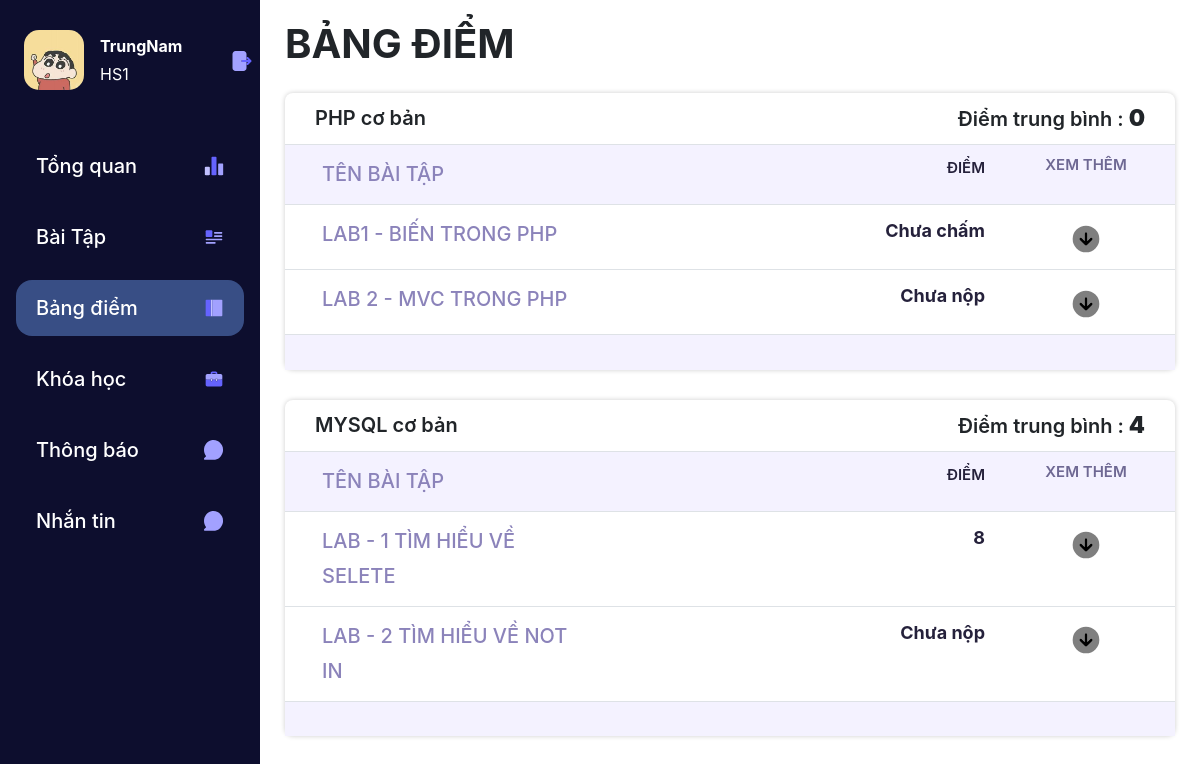
Page /sinhvien/index.php?act=bangdiem (signed in) on the committed database.
### tables this page shows
CREATE TABLE `khoahoc` (
  `id` int(11) NOT NULL,
  `tenkhoa` varchar(255) NOT NULL,
  `hinh` text NOT NULL,
  `mota` text NOT NULL,
  `chude` int(11) NOT NULL
);

CREATE TABLE `baitap` (
  `idbaitap` int(11) NOT NULL,
  `tenbaitap` varchar(255) NOT NULL,
  `hinh` text NOT NULL,
  `motabt` text NOT NULL,
  `idlop` int(11) NOT NULL,
  `ngaygiao` date NOT NULL,
  `ngayhethan` date NOT NULL
);

CREATE TABLE `upfile` (
  `idfile` int(11) NOT NULL,
  `file` text NOT NULL,
  `idbaitap` int(11) NOT NULL,
  `idsv` int(11) NOT NULL,
  `ngaynop` date NOT NULL COMMENT 'ngày giờ nộp',
  `diem` tinyint(1) DEFAULT NULL
);

### sinhvien/index.php (called while the page is built)
<?php
    require_once "../sinhvien/controllers/index.php";
?>

### system/conn.php (called while the page is built, shortened)
<?php
function ketnoidb()
{
    $servername = "localhost";
    $username = "root";
    $password = "";
    try {
        $conn = new PDO("mysql:host=$servername;dbname=duan1", $username, $password);
        $conn->setAttribute(PDO::ATTR_ERRMODE, PDO::ERRMODE_EXCEPTION);
        return $conn;
    } catch (PDOException $e) {
    }
}
function laydulieu($sql)   {
    $conn = ketnoidb();
    $result = $conn->query($sql);
    $row = $result->fetchAll(PDO::FETCH_ASSOC);
    return $row;
    }
function laymot($sql) {
        $conn = ketnoidb();
        $result = $conn->query($sql);
        $row = $result->fetch(PDO::FETCH_ASSOC);
        return $row;
    }
?>

### sinhvien/models/index.php (called while the page is built, shortened)
<?php
function checknopbai($idbt){
    return laymot("SELECT * FROM `upfile` WHERE idsv = $_SESSION[iddn] and idbaitap = $idbt");
}
function layBaiTapByKH($idkh){
    return laydulieu("SELECT * FROM baitap WHERE idlop IN (SELECT idlop FROM sv_lop WHERE idsv = $_SESSION[iddn]) AND idlop IN (SELECT id FROM lop WHERE idkhoa = $idkh)");
}
function khoahocdadk(){
    return laydulieu("SELECT * FROM khoahoc WHERE id in (SELECT idkhoa FROM lop WHERE id IN (SELECT idlop FROM sv_lop WHERE idsv = $_SESSION[iddn]))");
}
?>

### sinhvien/views/bangdiem.php (the view, shortened to what this page needs)
<div class="header-box">
    <div class="tieude h1">BẢNG ĐIỂM</div>
</div>
<?php
    $allkh = khoahocdadk();
    foreach ($allkh as $kh) {
        $tenkh = $kh['tenkhoa'];
        $baitapkh = layBaiTapByKH($kh['id']);
        $slbt = 0;
        $tongdiem = 0;
        foreach ($baitapkh as $btap) {
            $slbt++;
            $tongdiem += checknopbai($btap['idbaitap'])['diem'];
        }
        $dtb = $tongdiem/$slbt;
        if($dtb >= 0) $tb = $dtb;
        else $tb = 0;
?>
<div class="bangdiem">
    <div class="tdbangdiem">
        <?=$tenkh?> <span>Điểm trung bình : <strong><?=$tb?><strong></span>
    </div>
    <table class="table tbbangdiem">
        <tr class="bgtimnhat">
            <td>TÊN BÀI TẬP</td>
            <td></td>
            <td>ĐIỂM</td>
            <td>XEM THÊM</td>
        </tr>
        <?php
            foreach ($baitapkh as $bt) {
                $diem = checknopbai($bt['idbaitap']);
                if($diem['diem'] != ''){
                    $diembt = $diem['diem'];
                }
                else{
                    if(!is_array($diem)) $diembt = 'Chưa nộp';
                    else $diembt = 'Chưa chấm';
                }
        ?>
        <tr>
            <td>
                <?=$bt['tenbaitap']?>
            </td>
            <td></td>
            <td>
                <span><?=$diembt?></span>
            </td>
            <td>
            <a href="index.php?act=nopbaitap&idbt=<?=$bt['idbaitap']?>">
                </a>
            </td>
        </tr>
           <?php }?>
        <tr class="bgtimnhat">
            <td></td>
            <td></td>
            <td></td>
            <td></td>
        </tr>
    </table>
</div>
<?php }?>

### sinhvien/views/css/style.css (style rules this page uses)
* { margin: 0; padding: 0; }
body { height: 100vh; }
.tieude { font-weight: bold !important; margin-bottom: 25px !important; }
.bangdiem { width: 100%; box-shadow: 0px 0px 5px rgba(0, 0, 0, 0.2); border-radius: 8px; margin-bottom: 30px; }
.tdbangdiem { width: 100%; height: 50px; font-size: 20px; font-weight: 600; line-height: 50px; padding: 0 30px; }
.tdbangdiem span { float: right; }
.tdbangdiem span strong { font-size: 23px; }
.tbbangdiem { font-weight: normal !important; text-align: left; }
.tbbangdiem tr { height: 35px; }
.bgtimnhat { background-color: #F4F2FF; }
.bgtimnhat td { color: #6E6893; font-style: normal; font-weight: 600; font-size: 15px; }
.tbbangdiem tr td:nth-child(2), .tbbangdiem tr td:nth-child(1) { width: 670px; color: #25213B; font-weight: 500; }
.tbbangdiem tr td:nth-child(3) { width: 300px; color: #25213B; font-weight: 600; text-align: right; }
.tbbangdiem tr td:nth-child(3) span { font-weight: 700 !important; font-size: 18px; }
.tbbangdiem tr td:nth-child(4) { line-height: 40px; width: 20%; text-align: center !important; }
.tbbangdiem tr td:nth-child(4) a { color: #6E6893 !important; }
.bgtimnhat td:nth-child(4) { padding: 0 !important; }

### system/css/stylelayout.css (style rules this page uses)
* { margin: 0; padding: 0; }
body { height: 100vh; }
.tieude { font-weight: bold !important; margin-bottom: 25px !important; }
.bangdiem { width: 100%; box-shadow: 0px 0px 5px rgba(0, 0, 0, 0.2); border-radius: 8px; margin-bottom: 30px; }
.tdbangdiem { width: 100%; height: 50px; font-size: 20px; font-weight: 600; line-height: 50px; padding: 0 30px; }
.tdbangdiem span { float: right; }
.tdbangdiem span strong { font-size: 23px; }
.tbbangdiem { font-weight: normal !important; text-align: left; }
.tbbangdiem tr { height: 35px; }
.bgtimnhat { background-color: #F4F2FF; }
.bgtimnhat td { color: #6E6893; font-style: normal; font-weight: 600; font-size: 15px; }
.tbbangdiem tr td:nth-child(1) { padding-left: 37px; color: #8B83BA; font-size: 20px; line-height: 35px; }
.tbbangdiem tr td:nth-child(2) { width: 670px; color: #25213B; font-weight: 500; }
.tbbangdiem tr td:nth-child(3) { width: 300px; color: #25213B; font-weight: 600; text-align: right; }
.tbbangdiem tr td:nth-child(3) span { font-weight: 700 !important; font-size: 18px; }
.tbbangdiem tr td:nth-child(4) { line-height: 40px; text-align: center !important; }
.tbbangdiem tr td:nth-child(4) a { color: #6E6893 !important; }
.bgtimnhat td:nth-child(4) { padding: 0 !important; }

### rows in the picture
khoahoc: tenkhoa "PHP cơ bản", tb "0"
baitap: tenbaitap "LAB1 - BIẾN TRONG PHP", diembt "Chưa chấm"
baitap: tenbaitap "LAB 2 - MVC TRONG PHP", diembt "Chưa nộp"
khoahoc: tenkhoa "MYSQL cơ bản", tb "4"
baitap: tenbaitap "LAB - 1 TÌM HIỂU VỀ SELETE", upfile.diem "8"
baitap: tenbaitap "LAB - 2 TÌM HIỂU VỀ NOT IN", diembt "Chưa nộp"

### other values in the picture
$_SESSION['tdn'] "TrungNam"
$_SESSION['iddn'] "1"
